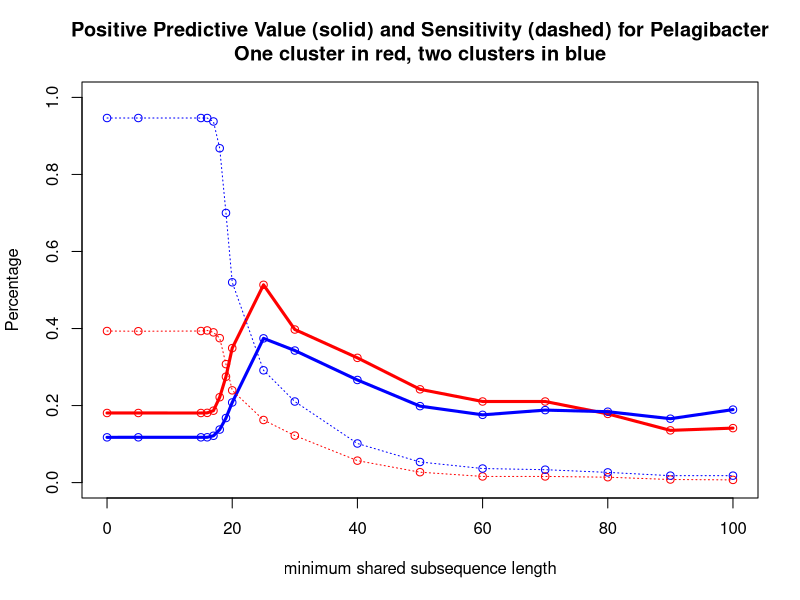
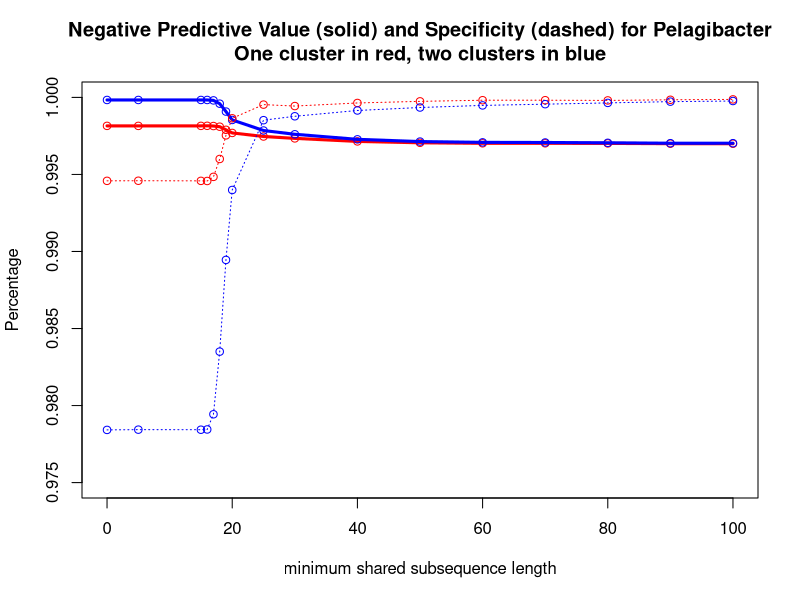

Reproduce these figures in R, in order.

kVec = c( 0 , 5 , 15 , 16 , 17 , 18 , 19 , 20 ,25 , 30 , 40 , 50 , 60 , 70 , 80 , 90 , 100 ) 
trueHits1 = c( 787 , 786 , 787 , 790 , 780 , 750 , 615 , 479 , 325 , 244 , 114 , 54 , 32 ,32 , 28 , 16 , 14 ) 
trueHits2 = c( 1893 , 1893 , 1893 , 1893 , 1875 , 1736 , 1400 , 1040 , 583 , 421 , 203 , 107 , 73 , 67 , 53 , 36 , 36 ) 
hits1 = c( 4355 , 4350 , 4356 , 4364 , 4178 , 3383 , 2237 , 1372 , 633 , 614 , 352 , 223 , 152 , 152 , 157 , 118 , 99 ) 
hits2 = c( 16113 , 16102 , 16105 , 16094 , 15426 , 12608 , 8350 , 4999 , 1557 , 1228 , 762 , 539 , 415 , 356 , 288 , 217 , 190 ) 
falsePositives1 = hits1 - trueHits1 
falsePositives2 = hits2 - trueHits2 
trueNegatives1 = 658928 - falsePositives1 
trueNegatives2 = 658928 - falsePositives2 
falseNegatives1 = 2000 - trueHits1 
falseNegatives2 = 2000 - trueHits2 

plot( kVec , trueHits1 / hits1 , ylab="Percentage" , xlab="minimum shared subsequence length" , main="Positive Predictive Value (solid) and Sensitivity (dashed) for Pelagibacter\nOne cluster in red, two clusters in blue" , col="red" , ylim=c(0,1) ) 
lines( kVec , trueHits1 / hits1 , lwd=3 , col="red" ) 
points( kVec , trueHits2 / hits2 , col="blue" ) 
lines( kVec , trueHits2 / hits2 , lwd=3 , col="blue" ) 
lines( kVec , trueHits1 / 2000 , lty=3 , type="o" , col="red" ) 
lines( kVec , trueHits2 / 2000  , lty=3 , type="o" , col="blue" ) 

plot( kVec , trueNegatives1 / (trueNegatives1 + falseNegatives1) , ylab="Percentage" , xlab="minimum shared subsequence length" , main="Negative Predictive Value (solid) and Specificity (dashed) for Pelagibacter\nOne cluster in red, two clusters in blue" , col="red" , ylim=c(0.975,1) ) 
lines( kVec , trueNegatives1 / (trueNegatives1 + falseNegatives1) , lwd=3 , col="red" ) 
points( kVec , trueNegatives2 / (trueNegatives2 + falseNegatives2) , col="blue" ) 
lines( kVec , trueNegatives2 / (trueNegatives2 + falseNegatives2) , lwd=3 , col="blue" ) 
lines( kVec , trueNegatives1 / 658928 , lty=3 , type="o" , col="red" ) 
lines( kVec , trueNegatives2 / 658928 , lty=3 , type="o" , col="blue" ) 

